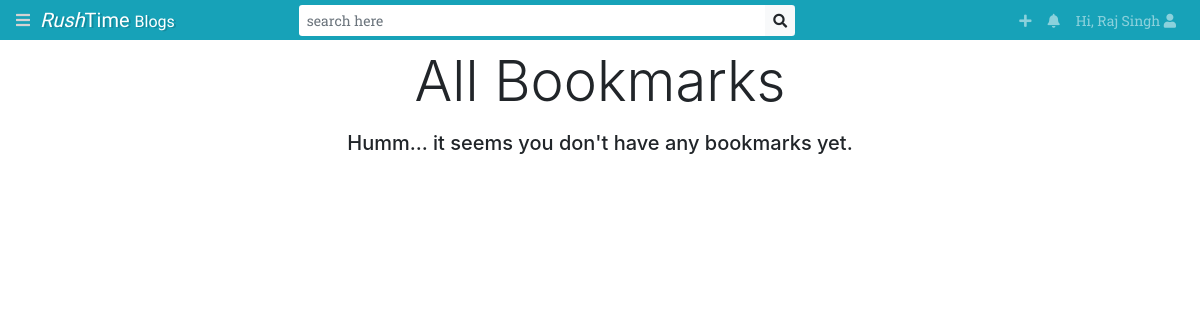
Page /user/bookmark/ (signed in) on the earlier database version.
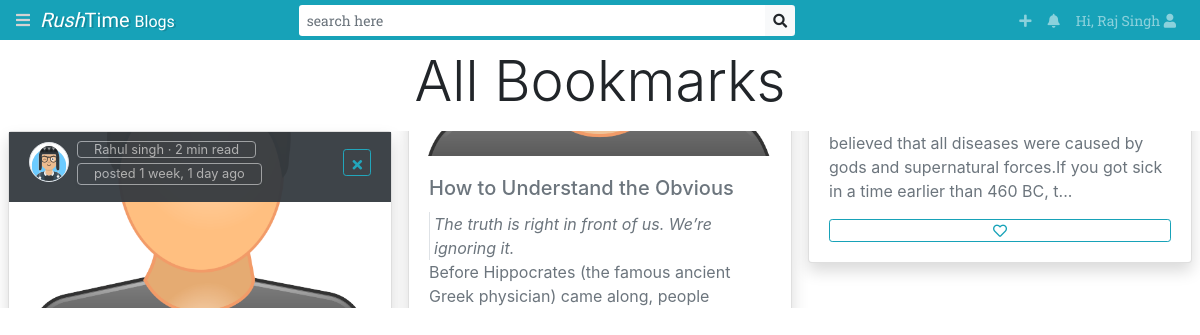
Same page on the later database version.
### post/models.py (models this page shows, shortened)
class Post(models.Model):
    POST_VISIBILITY_CHOICE = (
        ('1','Public'),
        ('2','Only folowers'),
        ('3','Private')
    )
    DEFAULT_TOPIC = 1
    title = models.CharField(max_length=300)
    sub_title = models.CharField(max_length=150, blank=True)
    head_img = cmodels.CloudinaryField('images')
    content = models.TextField()
    created_on = models.DateTimeField(auto_now_add=True)
    updated_on = models.DateTimeField(auto_now=True)
    draft = models.BooleanField(default=False)
    upvote = models.PositiveIntegerField(default=0)
    user = models.ForeignKey(settings.AUTH_USER_MODEL, on_delete=models.CASCADE)
    visibility = models.CharField(max_length=1, choices=POST_VISIBILITY_CHOICE, default='1')
    post_tags = models.CharField(max_length=255, help_text='Tags seperated with a space')
    post_topic= models.CharField(max_length=1, choices=POST_TOPICS, default='0')
    def all_likers(self):
        l = [i.users_id for i in self.likers.all()]
        return l
    def get_short_story(self):
        return strip_tags(self.content)[:200]+'...'

### registration/views.py (the view)
# urls.py: path('bookmark/', BookmarkView.as_view(), name='bookmark'),
class BookmarkView(mixins.LoginRequiredMixin, ListView):
    template_name = 'registration/bookmarks.html'
    model = Bookmarks
    context_object_name = 'bookmarks'
    def get_queryset(self):
        o_ids = self.request.user.userextend.get_bookmarks()
        query = Post.objects.filter(pk__in = o_ids)
        return query

### registration/models.py (called while the page is built)
    def get_followers(self):
        return self.follower.all()

    def get_following(self):
        return self.following.all()

    def get_profile_pics(self):
        return self.images.filter(img_type='0').order_by('-datetime')

    def get_bookmarks(self):
        return self.user.bookmarks.values_list('o_id', flat=True)

    def get_avatar_url(self, stat=False):
        v = ''
        if self.gender == 'm':
            v='male'
        else:
            v='female'
        if stat:
            return f'/static/registration/Avatars/{v}/{self.gender}({self.avatar}).svg'
        return f'registration/Avatars/{v}/{self.gender}({self.avatar}).svg'

### templates/registration/bookmarks.html (shortened to what this page needs)
{% extends "base.html" %}
{% load static %}
{% block content %}
    <div class="container-fluid mt-5 px-0 px-lg-2">
        <p class="display-4 d-block text-center">All Bookmarks</p>
        <div class="card-columns-bookmark">
            {% for obj in bookmarks %}
                <div class="card mb-2 shadow">
                        <div class="card-img-top bookmark-img"
                        {% if obj.head_img %}
                            style="background-image: url('{{obj.head_img.url}}');"
                        {% else %}
                            style="background-image: url('/static/registration/imgs/user.png');"
                        {% endif %}></div>
                        <div class="card-img-overlay bg-dark pt-2" style="height:70px;opacity:0.95">
                                <small class="card-title d-flex flex-row align-items-center">
                                <a href="{% url 'registration:userprofile' pk=obj.user.pk %}">
                                <div class="border bookmark-user-img rounded-circle"   id="post_id_{{obj.pk}}" data-user='{{ obj.user.username }}' onmouseover="pop(this)"
                                {% if obj.user.userextend.get_profile_pics|length > 0 %}
                                    style="background-image: url('{{obj.user.userextend.get_profile_pics.first.img.url}}');"
                                {% else %}
                                    style="background-color:white;background-image: url('{% static obj.user.userextend.get_avatar_url %}');"
                                {% endif %}></div></a>
                                <div class="">
                                    <span class="text-white shadow-sm px-3 rounded bg-dark ml-2 border" style="opacity:0.6;">{{obj.user.get_full_name}} &middot; 2 min read</span>
                                    <span class="text-white shadow-sm px-3 rounded bg-dark ml-2 border d-block mt-1" style="opacity:0.6;">posted {{obj.updated_on|timesince}} ago</span>
                                </div>
                                <button onclick="bookmark({{obj.id}},'true')" class="btn btn-outline-info btn-sm ml-auto pb-0" title="Remove Bookmark" id="bookmark_{{obj.pk}}"><i class="fas fa-times"></i></button>
                                </small>
                        </div>
                        <div class="card-body d-flex flex-column pb-0">
                            <a href="{% url 'registration:post:detail' pk=obj.pk %}" class="text-muted">
                                    <h5 class="card-title">{{obj.title}}</h5>
                                    <p class="card-text m-0 font-italic border-left pl-1">{{obj.sub_title}}</p>
                                    <p class="card-text m-0">{{obj.get_short_story}}</p>
                            </a>
                            <p class="card-text">
                                <div class="d-flex text-center flex-column">
                                    <button class="btn btn-sm btn-outline-info nofocus py-0
                                    " id="like_{{obj.pk}}" title="Like it" onclick="likeit({{obj.pk}})"><i class="far fa-heart" title="Love it"></i> </button>
                                </div></p>
                        </div>
                </div>
            {% endfor %}
        </div>
        {% if bookmarks|length < 1 %}
            <h5 class="text-center">Humm... it seems you don't have any bookmarks yet.</h5>
        {% endif %}
    </div>
{% endblock content %}

Differences in the rows shown:
now on this page (row edited): Post: user.get_full_name "Rahul singh", updated_on "1 week, 1 day", title "How to Understand the Obvious", sub_title "The truth is right in front of us. We’re ignoring it.", get_short_story "Before Hippocrates (the famous ancient Greek physician) came along, people believed that all diseases were caused by gods and supernatural forces.If you got sick in a time earlier than 460 BC, t..."
Other differences:
text no longer shown: "Humm... it seems you don't have any bookmarks yet."
